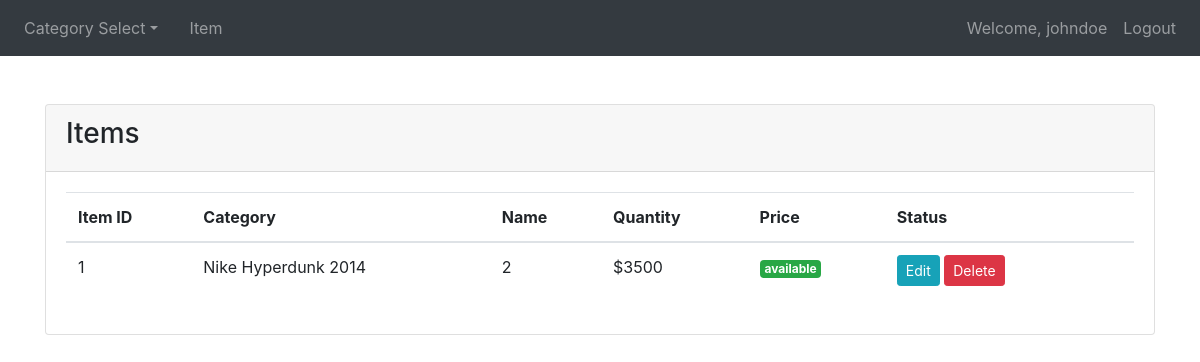
The app's page /admin/itemcategory.php?category_id=1 (signed in) with its own data.
### tables this page shows
CREATE TABLE `users` (
  `user_id` int(11) NOT NULL,
  `username` varchar(20) NOT NULL,
  `email` varchar(80) NOT NULL,
  `firstname` varchar(30) NOT NULL,
  `lastname` varchar(30) NOT NULL,
  `password` varchar(80) NOT NULL,
  `status` varchar(10) NOT NULL
);

CREATE TABLE `items` (
  `item_id` int(11) NOT NULL,
  `category_id` int(11) NOT NULL,
  `item_name` varchar(50) NOT NULL,
  `item_price` float NOT NULL,
  `item_quantity` int(11) NOT NULL,
  `item_status` varchar(20) NOT NULL
);

### classes/Database.php (called while the page is built, shortened)
<?php
class Database {
    private $servername = 'localhost';
    private $username = 'root';
    private $password = '';
    private $database = 'kredo_newventory';
    public function __construct(){
        $this->conn = new mysqli($this->servername, $this->username, $this->password, $this->database);
    }
}

### classes/User.php (called while the page is built, shortened)
<?php
require_once 'Database.php';
class User extends Database{
    public function get_user($user_id){
        $sql = "SELECT * FROM users WHERE user_id=$user_id";
        $result = $this->conn->query($sql);
        $row=$result->fetch_assoc();
            return $row;
    }
}

### classes/Item.php (called while the page is built, shortened)
<?php
require_once 'Database.php';
class Item extends Database{
    public function get_items_by_category($category_id){
        $sql = "SELECT * FROM items WHERE category_id=$category_id";
        $result = $this->conn->query($sql);
        if($result->num_rows > 0){
            $rows = array();
            while($row = $result->fetch_assoc()){
                $rows[] = $row;
            }
            return $rows;
        }
        else{
            echo $this->conn->error;
        }
    }
}

### admin/itemcategory.php (the view)
<?php
include 'header.php';
include_once '../classes/Item.php';
?>
<div class="container">
    <div class="card mt-5">
        <div class="card-header">
            <h3>Items</h3>
        </div>
        <div class="card-body">
            <table class='table'>
                <thead>
                    <th>Item ID</th>
                    <th>Category</th>
                    <th>Name</th>
                    <th>Quantity</th>
                    <th>Price</th>
                    <th>Status</th>
                    <th></th>
                </thead>
                <tbody>
                    <?php
                        $item = new Item;
                        $category_id = $_GET['category_id'];
                        $result = $item->get_items_by_category($category_id);
                        foreach($result as $row){
                            extract($row);
                            echo "<tr>";
                            echo "<td>".$item_id."</td>";
                            echo "<td>".$item_name."</td>";
                            echo "<td>".$item_quantity."</td>";
                            echo "<td>$".$item_price."</td>";
                            echo "<td>";
                                if($item_status == 'available'){
                                    echo "<span class='badge badge-success'>available</span>";
                                }
                                else{
                                    echo "<span class='badge badge-danger'>soldout</span>";
                                }
                            echo "</td>";
                            echo "<td><a href='edititem.php?id=$item_id' class='btn btn-sm btn-info'>Edit</a> <a href='deleteitem.php?id=$item_id' class='btn btn-sm btn-danger'>Delete</a></td>";
                            echo "</tr>";
                        }
                    ?>
                </tbody>
            </table>
        </div>
    </div>
</div>
<?php
include 'footer.php';
?>

### admin/header.php (shortened to what this page needs)
<?php
include_once '../classes/User.php';
$user = new User;
$user->login_required();
?>
<!DOCTYPE html>
<html lang="en">
<head>
    <link rel="stylesheet" href="https://stackpath.bootstrapcdn.com/bootstrap/4.2.1/css/bootstrap.min.css"
>
    <link rel="stylesheet" href="https://use.fontawesome.com/releases/v5.6.3/css/all.css"
>
</head>
<body>
    <nav class="navbar navbar-expand-sm navbar-dark bg-dark">
        <div class="collapse navbar-collapse" id="collapsibleNavId">
            <ul class="navbar-nav mr-auto mt-2 mt-lg-0">
            <li class="nav-item dropdown mr-3">
                <a class="nav-link dropdown-toggle" href="#" id="navbarDropdown" role="button" data-toggle="dropdown">Category Select</a>
            </li>
                <li class="nav-item">
                    <a class="nav-link" href="items.php">Item</a>
                </li>
            </ul>
            <ul class='navbar-nav mt-2 mt-lg-0'>
                <li class='nav-item'><a class='nav-link' href="logout.php">Welcome,
                <?php
                $user_id = $_SESSION['user_id'];
                $row = $user->get_user($user_id);
                echo $row['username']; ?></a></li>
                <li class='nav-item'><a class='nav-link' href="../logout.php">Logout</a></li>
            </ul>
        </div>
    </nav>

### records on screen
users: username "johndoe"
items: item_id "1", item_name "Nike Hyperdunk 2014", item_quantity "2", item_price "3500", item_status "available"
